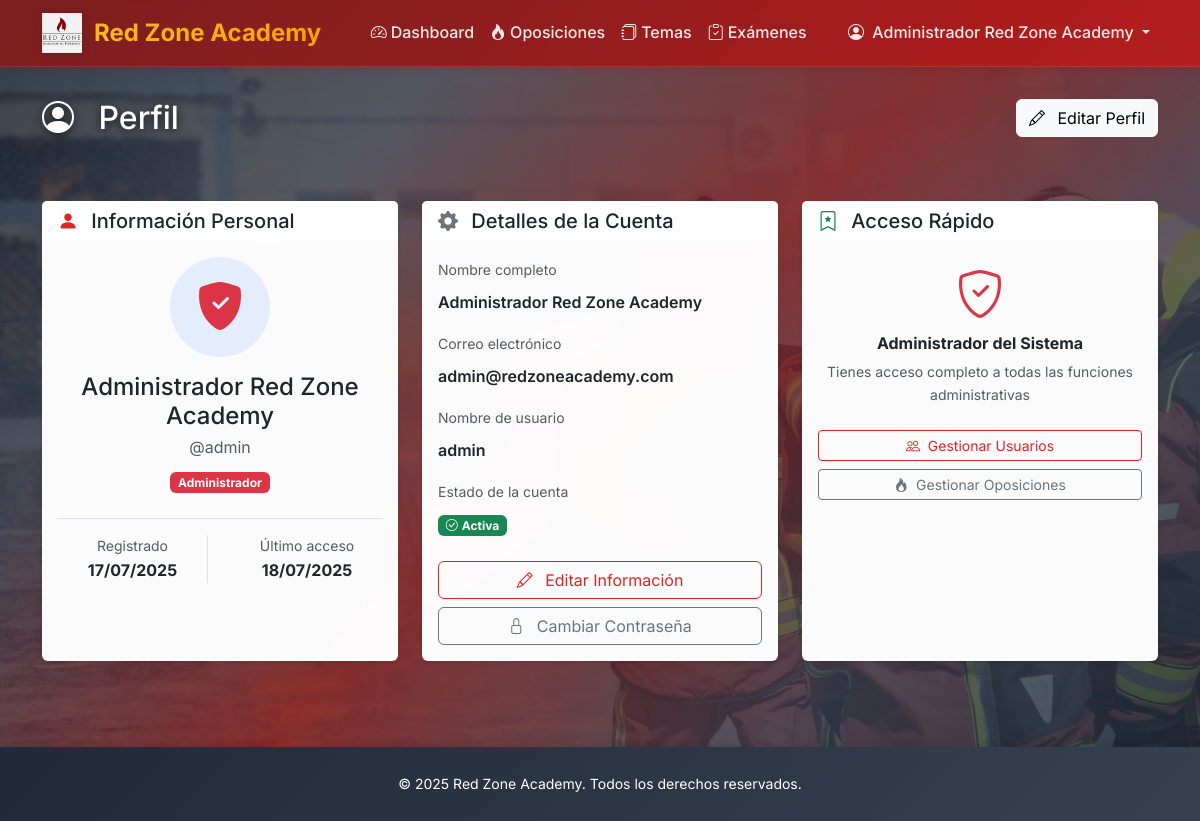
/auth/profile/ (signed in), run on an earlier commit of the app's database.
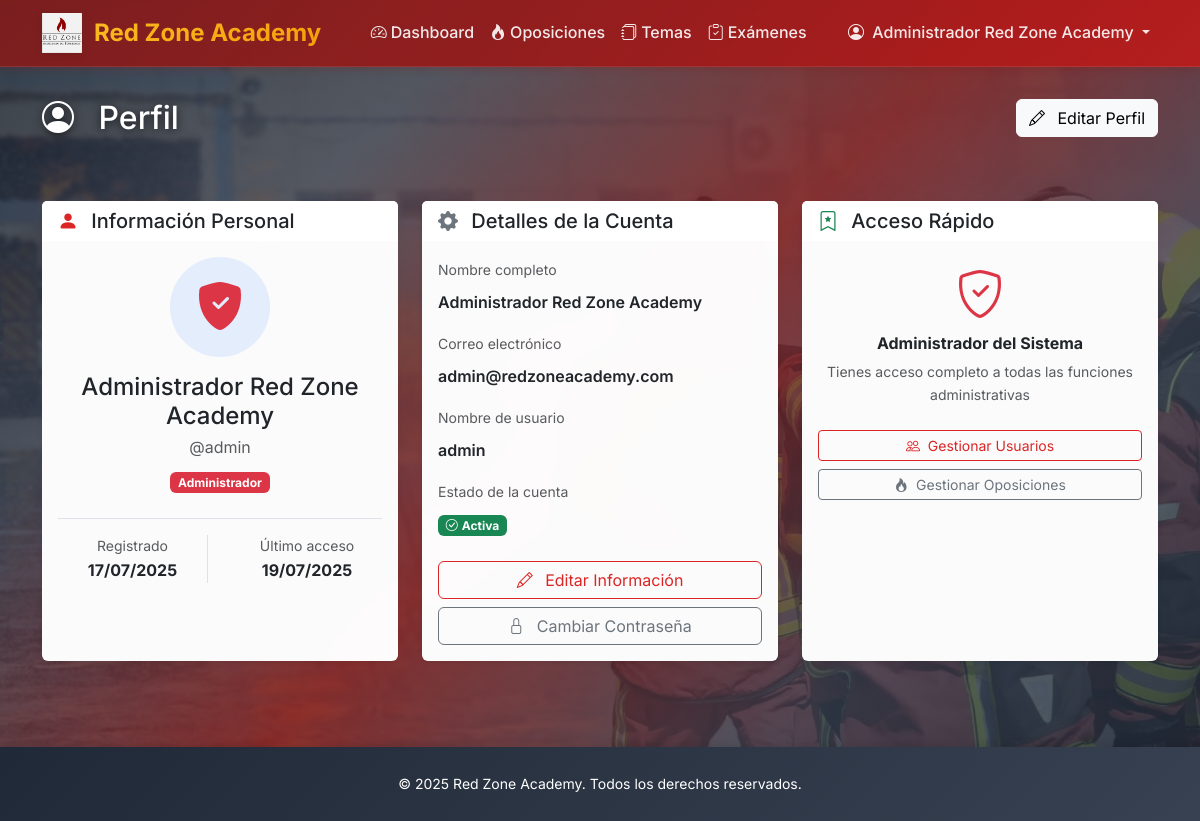
And on a later commit of the database.
### accounts/models.py (models this page shows, shortened)
class CustomUser(AbstractUser):
    USER_TYPES = [
        ('admin', 'Administrador'),
        ('student', 'Alumno'),
    ]
    user_type = models.CharField(max_length=10, choices=USER_TYPES, default='student')
    created_at = models.DateTimeField(auto_now_add=True)
    profile_picture = models.ImageField(
        upload_to=user_profile_picture_path,
        blank=True,
        null=True,
        help_text="Imagen de perfil del usuario"
    )
    def is_student(self):
        return self.user_type == 'student'

### accounts/views.py (the view)
# urls.py: path('profile/', views.ProfileView.as_view(), name='profile'),
class ProfileView(LoginRequiredMixin, DetailView):
    model = CustomUser
    template_name = 'accounts/profile.html'
    context_object_name = 'profile_user'
    def get_object(self):
        return self.request.user
    def get_context_data(self, **kwargs):
        context = super().get_context_data(**kwargs)
        context['title'] = 'Mi Perfil'
        context['oposiciones_count'] = self.object.oposiciones_acceso.count()
        context['temas_count'] = self.object.temas_acceso.count()
        return context

### templates/accounts/profile.html (shortened to what the changed rows need)
{% extends 'base.html' %}
{% load humanize %}
{% block content %}
<div class="container-fluid d-flex flex-column" style="min-height: calc(100vh - 120px);">
    <div class="page-header seamless">
        <div class="container">
            <div class="row align-items-center">
                <div class="col">
                    <h1 class="h2 mb-0">
                        <i class="bi bi-person-circle me-3"></i>
                        Perfil
                    </h1>
                </div>
            </div>
        </div>
    </div>
    <div class="container flex-grow-1">
        <div class="row">
            <div class="col-lg-4 mb-4">
                <div class="card border-0 shadow-sm h-100">
                    <div class="card-body">
                        <div class="text-center mb-4">
                            {% if user.profile_picture %}
                                <img src="{{ user.profile_picture.url }}" alt="Foto de perfil"
                                     class="rounded-circle border border-2 border-primary"
                                     style="width: 100px; height: 100px; object-fit: cover;">
                            {% else %}
                                <div class="bg-primary bg-opacity-10 rounded-circle d-inline-flex align-items-center justify-content-center"
                                     style="width: 100px; height: 100px;">
                                    {% if user.user_type == 'admin' %}
                                        <i class="bi bi-shield-fill-check text-danger" style="font-size: 3rem;"></i>
                                    {% else %}
                                        <i class="bi bi-person-fill text-primary" style="font-size: 3rem;"></i>
                                    {% endif %}
                                </div>
                            {% endif %}
                            <h4 class="mt-3 mb-1">{{ user.get_full_name|default:user.username }}</h4>
                            <p class="text-muted mb-2">@{{ user.username }}</p>
                            {% if user.user_type == 'admin' %}
                                <span class="badge bg-danger">Administrador</span>
                            {% endif %}
                        </div>
                        <div class="border-top pt-3">
                            <div class="row text-center">
                                <div class="col-6">
                                    <div class="border-end">
                                        <small class="text-muted d-block">Registrado</small>
                                        <span class="fw-bold">{{ user.date_joined|date:"d/m/Y" }}</span>
                                    </div>
                                </div>
                                <div class="col-6">
                                    <small class="text-muted d-block">Último acceso</small>
                                    <span class="fw-bold">{{ user.last_login|date:"d/m/Y"|default:"Nunca" }}</span>
                                </div>
                            </div>
                        </div>
                    </div>
                </div>
            </div>
            <div class="col-lg-4 mb-4">
                <div class="card border-0 shadow-sm h-100">
                    <div class="card-body">
                        <div class="mb-3">
                            <label class="form-label text-muted small">Nombre completo</label>
                            <p class="mb-0 fw-semibold">{{ user.get_full_name|default:"No especificado" }}</p>
                        </div>
                        <div class="mb-3">
                            <label class="form-label text-muted small">Correo electrónico</label>
                            <p class="mb-0 fw-semibold">{{ user.email|default:"No especificado" }}</p>
                        </div>
                        <div class="mb-3">
                            <label class="form-label text-muted small">Nombre de usuario</label>
                            <p class="mb-0 fw-semibold">{{ user.username }}</p>
                        </div>
                    </div>
                </div>
            </div>
        </div>
    </div>
</div>
{% endblock %}

### templates/base.html (shortened to what this page needs)
<!DOCTYPE html>
<html lang="es" data-bs-theme="light" class="h-100">
<head>
    {% load static %}
    <link href="https://cdnjs.cloudflare.com/ajax/libs/bootstrap/5.3.2/css/bootstrap.min.css" rel="stylesheet">
    <link href="https://cdnjs.cloudflare.com/ajax/libs/bootstrap-icons/1.11.3/font/bootstrap-icons.min.css" rel="stylesheet">
</head>
<body>
    <nav class="navbar navbar-expand-lg navbar-light bg-white">
        <div class="container">
            {% load static %}
            {% if user.is_authenticated %}
                <a class="navbar-brand" href="{% url 'core:dashboard' %}">
                    <img src="{% static 'img/logo_rz.png' %}" alt="Red Zone Academy" class="navbar-brand-logo">
                    Red Zone Academy
                </a>
            {% else %}
                <a class="navbar-brand" href="#">
                    <img src="{% static 'img/logo_rz.png' %}" alt="Red Zone Academy" class="navbar-brand-logo">
                    Red Zone Academy
                </a>
            {% endif %}
            {% if user.is_authenticated %}
            <div class="collapse navbar-collapse" id="navbarNav">
                <ul class="navbar-nav mx-auto">
                    <li class="nav-item">
                        <a class="nav-link" href="{% url 'core:dashboard' %}">
                            <i class="bi bi-speedometer2 me-1"></i>Dashboard
                        </a>
                    </li>
                    <li class="nav-item">
                        <a class="nav-link" href="{% url 'core:oposicion_list' %}">
                            <i class="bi bi-fire me-1"></i>Oposiciones
                        </a>
                    </li>
                    <li class="nav-item">
                        <a class="nav-link" href="{% url 'core:tema_list' %}">
                            <i class="bi bi-journals me-1"></i>Temas
                        </a>
                    </li>
                    <li class="nav-item">
                        <a class="nav-link" href="{% url 'core:examen_test_list' %}">
                            <i class="bi bi-clipboard-check me-1"></i>Exámenes
                        </a>
                    </li>
                </ul>
                <ul class="navbar-nav">
                    <li class="nav-item dropdown">
                        <a class="nav-link dropdown-toggle" href="#" id="userDropdown" role="button" data-bs-toggle="dropdown">
                            <i class="bi bi-person-circle me-1"></i>
                            {{ user.get_full_name|default:user.username }}
                        </a>
                    </li>
                </ul>
            </div>
            {% endif %}
        </div>
    </nav>
    <div class="main-wrapper">
        {% block content %}{% endblock %}
    </div>
    <footer class="footer">
        <div class="container">
            <div class="row">
                <div class="col-12 text-center">
                    <small>&copy; 2025 Red Zone Academy. Todos los derechos reservados.</small>
                </div>
            </div>
        </div>
    </footer>
</body>
</html>

What changed in the data, as far as the page shows it:
changed CustomUser "Administrador Red Zone Academy": last_login "18/07/2025" → "19/07/2025"
